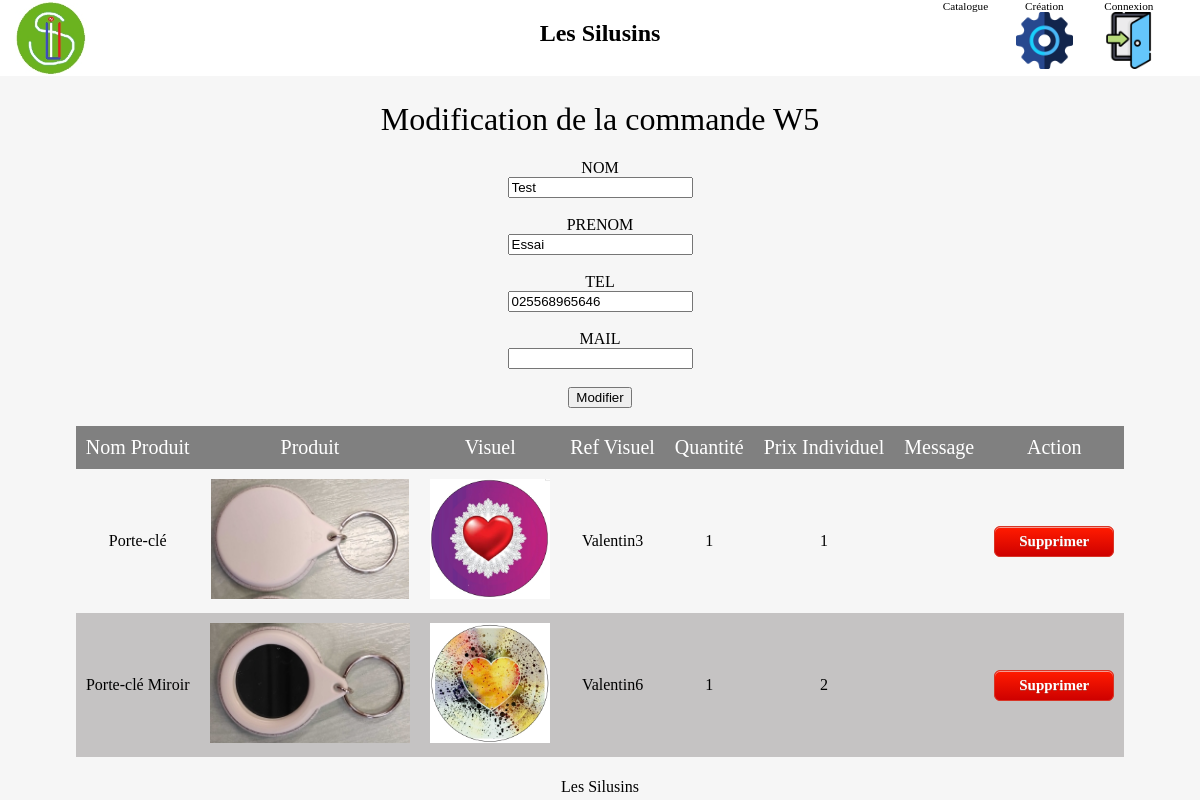
The page /modification.php?num_commande=W5 on the database its author committed.
### tables this page shows
CREATE TABLE commande(
   id_commande INT NOT NULL UNIQUE AUTO_INCREMENT,
   num_commande VARCHAR(500),
   date_commande DATETIME,
   total_commande FLOAT,
   mode_paiement VARCHAR(500),
   nom_commande VARCHAR(500),
   prenom_commande VARCHAR(500),
   classe_commande VARCHAR(50),
   tel_commande VARCHAR(50),
   mail_commande VARCHAR(500),
   id_user INT NOT NULL,
   id_statut INT NOT NULL,
   id_user_controleur INT,
   PRIMARY KEY(Id_commande),
   FOREIGN KEY(Id_user) REFERENCES utilisateur(Id_user),
   FOREIGN KEY(Id_statut) REFERENCES statut(Id_statut),
   FOREIGN KEY(Id_user_controleur) REFERENCES utilisateur(Id_user)

);

CREATE TABLE produit(
   id_produit INT NOT NULL UNIQUE AUTO_INCREMENT,
   lib_produit VARCHAR(500),
   type_produit VARCHAR(500),
   spec_produit VARCHAR(500),
   prix_produit VARCHAR(50),
   diametre_produit VARCHAR(50),
   PRIMARY KEY(id_produit)
);

CREATE TABLE famille(
   id_famille INT NOT NULL UNIQUE AUTO_INCREMENT,
   lib_famille VARCHAR(500),
   promo_famille TINYINT,
   PRIMARY KEY(id_famille)
   
);

CREATE TABLE image(
   id_famille INT,
   id_image INT NOT NULL,
   PRIMARY KEY(id_famille, id_image),
   FOREIGN KEY(id_famille) REFERENCES famille(id_famille)
);

CREATE TABLE produit_image_commande(
   id_produit INT NOT NULL,
   id_famille INT NOT NULL,
   id_image INT NOT NULL,
   id_commande INT NOT NULL,
   quantite INT NOT NULL,
   message VARCHAR(500),
   PRIMARY KEY(id_produit, id_famille, id_image, id_commande),
   FOREIGN KEY(id_produit) REFERENCES produit(id_produit),
   FOREIGN KEY(id_famille, id_image) REFERENCES image(id_famille, id_image),
   FOREIGN KEY(id_commande) REFERENCES commande(id_commande)
);

### classe/CommandeDAO.php (called while the page is built, shortened)
<?php
class CommandeDAO extends DAO {
  function find_num_commande($num_commande) {
    $sql = "SELECT * FROM commande WHERE num_commande= :num_commande";
    try {
      $params = array(":num_commande" => $num_commande);
      $sth = $this->executer($sql, $params);
      $row = $sth->fetch(PDO::FETCH_ASSOC);
    } catch (PDOException $e) {
      die("Erreur lors de la requête SQL : " . $e->getMessage());
    }
    $commande = null;
    if ($row) {
      $commande = new Commande($row);
    }
    return $commande;
  }
}

### classe/DAO.php (called while the page is built)
<?php
class DAO {
  protected $pdo=null;
  function __construct() {
    $dsn = 'mysql:host=' . DB_HOST . ';dbname=' . DB_NAME;
    try {
      $pdo = new PDO($dsn, DB_USER, DB_PASSWORD, array(PDO::MYSQL_ATTR_INIT_COMMAND => "SET NAMES utf8"));
      $pdo->setAttribute(PDO::ATTR_ERRMODE, PDO::ERRMODE_EXCEPTION);
    } catch (PDOException $e) {
      die("Erreur lors de la connexion : " . $e->getMessage());
    }
    $this->pdo = $pdo;
  }
  protected function executer($sql, $params = null) {
    try {
      if ($params == null) {
        $sth = $this->pdo->query($sql);
      } else {
        $sth = $this->pdo->prepare($sql);
        $sth->execute($params);
      }
    } catch (PDOException $e) {
      die("Erreur lors de la requête SQL : " . $e->getMessage()."\nSQL : ".$sql);
    }
    return $sth;
  }
}

### classe/Commande.php (called while the page is built, shortened)
<?php
 class Commande {
    public function fill(array $tableau)
    {
        foreach ($tableau as $cle => $valeur) {
            $methode = 'set_' . $cle;
        }
    }
    private $id_commande;
    private $num_commande;
    private $nom_commande;
    private $prenom_commande;
    private $tel_commande;
    private $mail_commande;
    public function set_id_commande($id_commande)
    {
        $this->id_commande = $id_commande;
    }
    public function set_num_commande($num_commande)
    {
        $this->num_commande = $num_commande;
    }
    public function set_nom_commande($nom_commande)
    {
        $this->nom_commande = $nom_commande;
    }
    public function set_prenom_commande($prenom_commande)
    {
        $this->prenom_commande = $prenom_commande;
    }
    public function set_tel_commande($tel_commande)
    {
        $this->tel_commande = $tel_commande;
    }
    public function set_mail_commande($mail_commande)
    {
        $this->mail_commande = $mail_commande;
    }
    public function get_id_commande()
    {
        return $this->id_commande;
    }
    public function get_num_commande()
    {
        return $this->num_commande;
    }
    public function get_nom_commande()
    {
        return $this->nom_commande;
    }
    public function get_prenom_commande()
    {
        return $this->prenom_commande;
    }
    public function get_tel_commande()
    {
        return $this->tel_commande;
    }
    public function get_mail_commande()
    {
        return $this->mail_commande;
    }
}

### classe/Produit_image_commandeDAO.php (called while the page is built, shortened)
<?php
class Produit_image_commandeDAO extends DAO {
  function find_by_id_commande($id_commande) {
    $sql = "SELECT * FROM produit_image_commande WHERE id_commande= :id_commande";
    try {
      $params = array(
        ":id_commande" => $id_commande
      );
      $sth = $this->executer($sql, $params);
      $rows = $sth->fetchAll(PDO::FETCH_ASSOC);
    } catch (PDOException $e) {
      die("Erreur lors de la requête SQL : " . $e->getMessage());
    }
    $produit_image_commandes = array();
    foreach($rows as $row) {
      $produit_image_commandes[] = new Produit_image_commande($row);
    }
    return $produit_image_commandes;
  }
}

### classe/Produit_image_commande.php (called while the page is built, shortened)
<?php
 class Produit_image_commande {
    public function fill(array $tableau)
    {
        foreach ($tableau as $cle => $valeur) {
            $methode = 'set_' . $cle;
        }
    }
    private $id_produit;
    private $id_famille;
    private $id_image;
    private $quantite;
    public function set_id_produit($id_produit)
    {
        $this->id_produit = $id_produit;
    }
    public function set_id_famille($id_famille)
    {
        $this->id_famille = $id_famille;
    }
    public function set_id_image ($id_image)
    {
        $this->id_image = $id_image;
    }
    public function set_quantite($quantite)
    {
        $this->quantite = $quantite;
    }
    public function get_id_produit()
    {
        return $this->id_produit;
    }
    public function get_id_famille()
    {
        return $this->id_famille;
    }
    public function get_id_image()
    {
        return $this->id_image;
    }
    public function get_quantite()
    {
        return $this->quantite;
    }
}

### classe/ProduitDAO.php (called while the page is built, shortened)
<?php
class ProduitDAO extends DAO {
  function find($id_produit) {
    $sql = "SELECT * FROM produit WHERE id_produit= :id_produit";
    try {
      $params = array(":id_produit" => $id_produit);
      $sth = $this->executer($sql, $params);
      $row = $sth->fetch(PDO::FETCH_ASSOC);
    } catch (PDOException $e) {
      die("Erreur lors de la requête SQL : " . $e->getMessage());
    }
    $produit = null;
    if ($row) {
      $produit = new Produit($row);
    }
    return $produit;
  }
}

### classe/Produit.php (called while the page is built, shortened)
<?php
 class Produit {
    public function fill(array $tableau)
    {
        foreach ($tableau as $cle => $valeur) {
            $methode = 'set_' . $cle;
        }
    }
    private $id_produit;
    private $lib_produit;
    private $prix_produit;
    public function set_id_produit($id_produit)
    {
        $this->id_produit = $id_produit;
    }
    public function set_lib_produit($lib_produit)
    {
        $this->lib_produit = $lib_produit;
    }
    public function set_prix_produit($prix_produit)
    {
        $this->prix_produit = $prix_produit;
    }
    public function get_id_produit()
    {
        return $this->id_produit;
    }
    public function get_lib_produit()
    {
        return $this->lib_produit;
    }
    public function get_prix_produit()
    {
        return $this->prix_produit;
    }
}

### classe/FamilleDAO.php (called while the page is built, shortened)
<?php
class FamilleDAO extends DAO {
  function find($id_famille) {
    $sql = "SELECT * FROM famille WHERE id_famille= :id_famille";
    try {
      $params = array(":id_famille" => $id_famille);
      $sth = $this->executer($sql, $params);
      $row = $sth->fetch(PDO::FETCH_ASSOC);
    } catch (PDOException $e) {
      die("Erreur lors de la requête SQL : " . $e->getMessage());
    }
    $famille = null;
    if ($row) {
      $famille = new Famille($row);
    }
    return $famille;
  }
}

### classe/Famille.php (called while the page is built, shortened)
<?php
 class Famille {
    public function fill(array $tableau)
    {
        foreach ($tableau as $cle => $valeur) {
            $methode = 'set_' . $cle;
        }
    }
    private $lib_famille;
    public function set_lib_famille($lib_famille)
    {
        $this->lib_famille = $lib_famille;
    }
    public function get_lib_famille()
    {
        return $this->lib_famille;
    }
}

### classe/ImageDAO.php (called while the page is built, shortened)
<?php
class ImageDAO extends DAO {
  function find($id_image) {
    $sql = "SELECT * FROM image WHERE id_image= :id_image";
    try {
      $params = array(":id_image" => $id_image);
      $sth = $this->executer($sql, $params);
      $row = $sth->fetch(PDO::FETCH_ASSOC);
    } catch (PDOException $e) {
      die("Erreur lors de la requête SQL : " . $e->getMessage());
    }
    $image = null;
    if ($row) {
      $image = new Image($row);
    }
    return $image;
  }
}

### classe/Image.php (called while the page is built, shortened)
<?php
 class Image {
    public function fill(array $tableau)
    {
        foreach ($tableau as $cle => $valeur) {
            $methode = 'set_' . $cle;
        }
    }
    private $id_image;
    public function set_id_image($id_image)
    {
        $this->id_image = $id_image;
    }
    public function get_id_image()
    {
        return $this->id_image;
    }
}

### modification.php (the view, shortened to what this page needs)
<?php
    require("header.php");
    $num_commande = isset($_GET["num_commande"]) ? $_GET["num_commande"] : $_POST["num_commande"];
    $commandeDAO = new CommandeDAO;
    $produit_image_commandeDAO = new Produit_image_commandeDAO;
    $commande = $commandeDAO->find_num_commande($num_commande);
    $produit_image_commandes = $produit_image_commandeDAO->find_by_id_commande($commande->get_id_commande());
?>
    <h1>Modification de la commande <?=$commande->get_num_commande()?></h1>
    <div class="container">
        <div class="row">
            <form class="col-12 form_modif_commande" action="<?php echo $_SERVER['PHP_SELF']; ?>" method="post">
                <label for="nom">NOM</label>
                <input type="text" name="nom" id="nom" value="<?=$commande->get_nom_commande()?>"><br>
                <label for="nom">PRENOM</label>
                <input type="text" name="prenom" id="prenom" value="<?=$commande->get_prenom_commande()?>"><br>
                <label for="nom">TEL</label>
                <input type="text" name="tel" id="tel" value="<?=$commande->get_tel_commande()?>"><br>
                <label for="nom">MAIL</label>
                <input type="text" name="mail" id="mail" value="<?=$commande->get_mail_commande()?>"><br>
                <input type="submit" class="regulariser" name="submit" value="Modifier" />
            </form>
        </div>
    </div>
    <br>
    <table>
        <th>Nom Produit</th>
        <th>Produit</th>
        <th>Visuel</th>
        <th>Ref Visuel</th>
        <th>Quantité</th>
        <th>Prix Individuel</th>
        <th>Message</th>
        <th colspan="2">Action</th>
        <?php
            foreach($produit_image_commandes as $produit_image_commande){
                echo("<tr>");
                $produitDAO = new ProduitDAO;
                $produit = $produitDAO->find($produit_image_commande->get_id_produit());
                $familleDAO = new FamilleDAO;
                $famille = $familleDAO->find($produit_image_commande->get_id_famille());
                $imageDAO = new ImageDAO;
                $image = $imageDAO->find($produit_image_commande->get_id_image());
                echo("<td>".$produit->get_lib_produit()."</td>");
                echo("<td><img class='produit_img' src='./img/Produits/".$produit->get_id_produit().".jpg' alt='produit'></td>");
                echo("<td><img class='visuel_img' src='./img/Visuel/".$famille->get_lib_famille()."/".$image->get_id_image().".jpg' alt=''></td>");
                echo("<td>".$famille->get_lib_famille().$image->get_id_image()."</td>");
                echo("<td>".$produit_image_commande->get_quantite()."</td>");
                echo("<td>".$produit->get_prix_produit()."</td>");
                echo("<td>".$produit_image_commande->get_message()."</td>");
                echo("<td><a class='rouge' href='suppression.php?c=1&id_produit=".$produit->get_id_produit()."&lib_famille=".$famille->get_lib_famille()."&id_image=".$image->get_id_image()."&prix=".$produit->get_prix_produit()*$produit_image_commande->get_quantite()."'>Supprimer</a></td>");
                echo("</tr>");
            }
        ?>
    </table>
<?php
    require("footer.php");
?>

### css/styles.css (style rules this page uses)
* { -moz-box-sizing: border-box; box-sizing: border-box; }
html, body { height: 100%; margin: 0; padding: 0; }
body { margin: 0; padding: 0; width: 100%; font-family: 'PT Sans', Verdana; background-color: #f6f6f6; cursor: default; }
h1 { text-align: center; font-weight : 300; }
a { font-family: 'Mate SC', Verdana; font-size:20px; text-align: center; text-decoration: none; }
.visuel_img { max-width: 250px; max-height: 120px; }
table, th, td { border-collapse: collapse; margin: auto; padding: 10px; }
th,td { font-weight: inherit; text-align:center; }
tr:nth-child(odd) { color: #000000; background-color: rgb(197, 195, 195); }
th { background-color: grey; color: white; font-size: 20px; }
.container { width: 100%; padding-right: 15px; padding-left: 15px; margin-right: auto; margin-left: auto; }
.col-1,.col-2,.col-3,.col-4,.col-5,.col-6,.col-7,.col-8,.col-9,.col-10,.col-11,.col-12 { padding-right: 15px; padding-left: 15px; }
.row { display: flex; flex-wrap: wrap; }
@media (min-width: 1200px) { .container { max-width: 1140px; } }
@media (min-width: 780px) { .col-12 { width: 100%; } }
.rouge { box-shadow:inset 0px 1px 0px 0px #f29c93; background:linear-gradient(to bottom, #fe1a00 5%, #ce0100 100%); background-color:#fe1a00; border-radius:6px; border:1px solid #d83526; display:inline-block; cursor:pointer; color:#ffffff; font-size:15px; font-weight:bold; padding:6px 24px; text-decoration:none; text-shadow:0px 1px 0px #b23e35; width: fit-content; margin: auto; }
.produit_img { max-width: 250px; max-height: 120px; }
.form_modif_commande { display: flex; flex-direction: column; align-items: center; }

### rows shown on the page
commande: num_commande "W5", nom "Test", prenom "Essai", tel "025568965646"
produit: lib_produit "Porte-clé", prix_produit "1"
famille: lib_famille (picture), lib_famille "Valentin"
image: id_image "3"
produit_image_commande: quantite "1"
produit_image_commande: id_produit.lib_produit "Porte-clé Miroir", shows a picture, famille.lib_famille (picture), famille.lib_famille "Valentin", image.id_image "6", quantite "1", id_produit.prix_produit "2"
